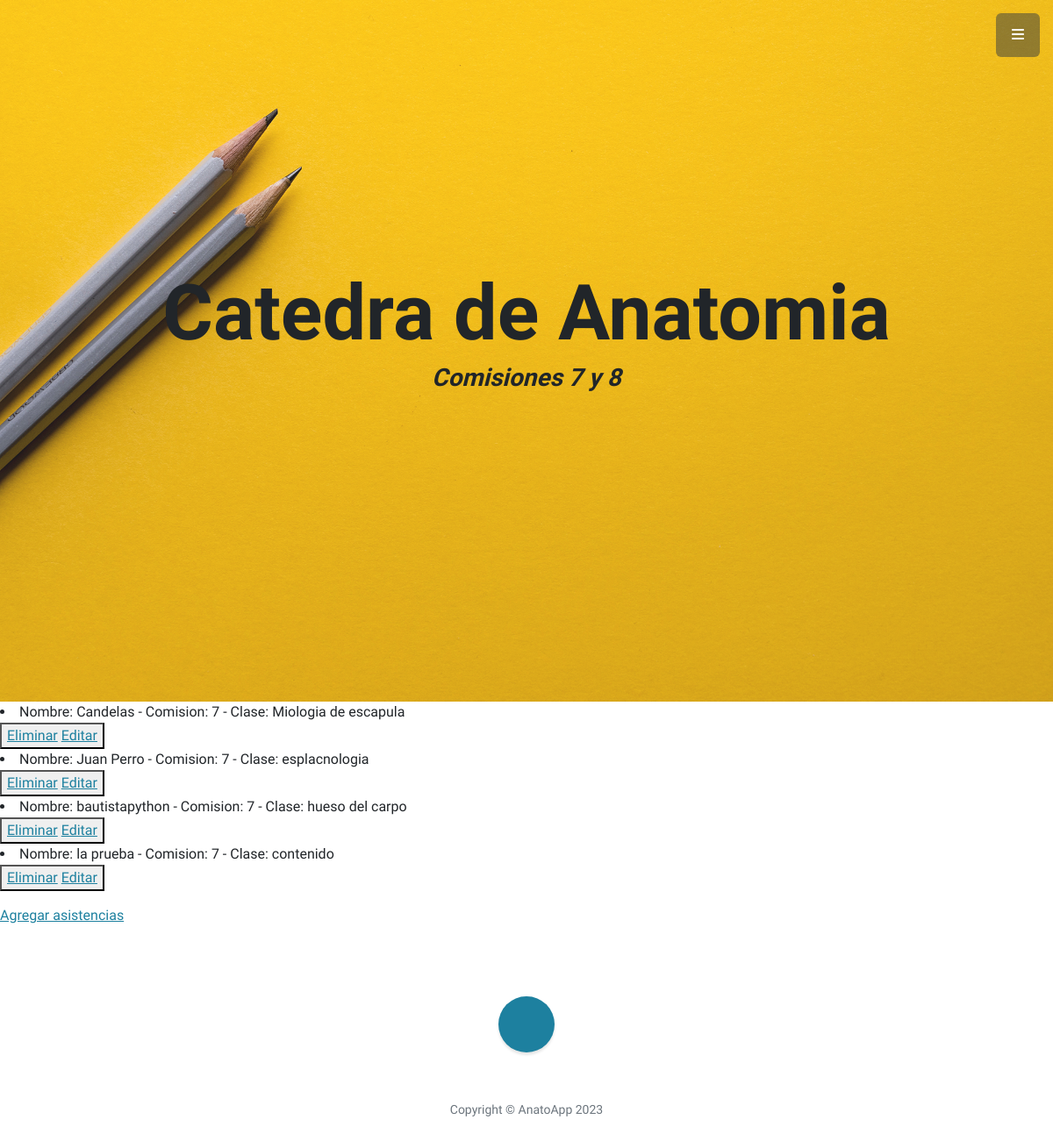
The app's page /AnatoApp/leerAsistencias, older data.
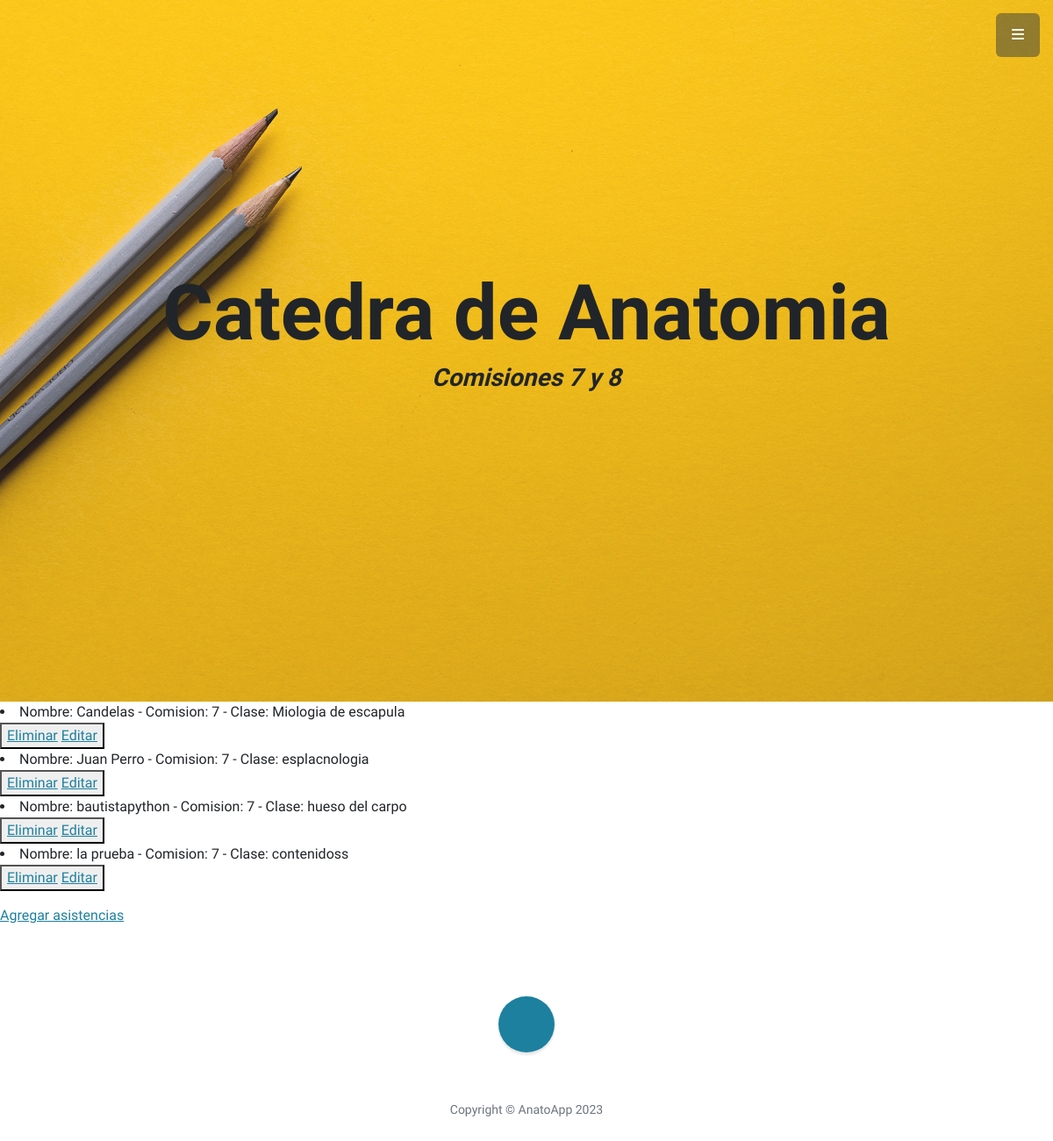
The same page, newer data.
### AnatoApp/models.py (models this page shows)
class Asistencias(models.Model):
    def __str__(self):
        return f"Nombre: {self.nombre} - Comision: {self.comision} - Clase: {self.clase}"
    nombre = models.CharField(max_length=40)
    comision = models.IntegerField()
    clase = models.CharField(max_length=40)
    presente = models.BooleanField()

### AnatoApp/views.py (the view)
# urls.py: path('leerAsistencias',views.leerAsistencias,name='LeerAsistencias'),
def leerAsistencias(request):
    asistencias= Asistencias.objects.all()
    contexto= {"asistencias": asistencias}
    return render(request, "AnatoApp/leerAsistencias.html",contexto)

### AnatoApp/templates/AnatoApp/leerAsistencias.html (shortened to what this page needs)
{% extends "AnatoApp/pagina2.html" %}
{% load static %}
{% block Alumnos %}
<!DOCTYPE html>
<html lang="en">
<head>
</head>
<body>
    {% for p in asistencias %}
        <li>{{p}}</li>
        <button>
            <a href="{% url 'EliminarAsistencia' p.nombre %}"> Eliminar</a>
            <a href="{% url 'EditarAsistencia' p.nombre %}">Editar</a>
        </button>
    {% endfor %}
    <a href="{% url 'AsistenciasFormulario' %}">Agregar asistencias</a>
</body>
</html>
{% endblock %}

Row changes from the older to the newer data that the page shows:
changed Asistencias: nombre+comision+clase "Nombre: la prueba - Comision: 7 - Clase: contenido" → "Nombre: la prueba - Comision: 7 - Clase: contenidoss"
